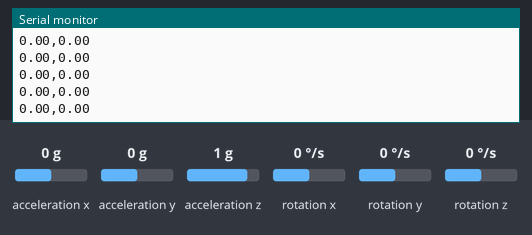
Bench run of a sketch on a simulated Arduino Uno, built with avr-gcc and run on an emulated ATmega328P. Parts: the last lines printed to the serial monitor. The test bench sets the inputs (shaded band); at power-on: acceleration x 0 g, acceleration y 0 g, acceleration z 1 g, rotation x 0 °/s, rotation y 0 °/s, rotation z 0 °/s.

Above: at 1.2 s.
1.3 s: acceleration x set to -1.4 g
At 2.4 s:
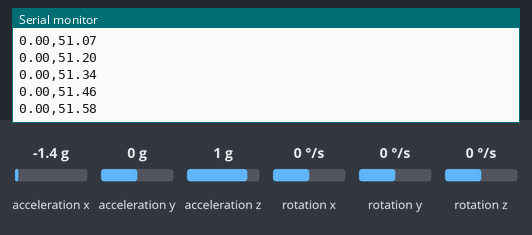
2.8 s: acceleration y set to -1.4 g
At 3.9 s:
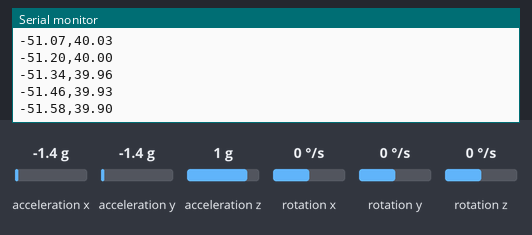
4.3 s: acceleration z set to -1.4 g
At 4.9 s:
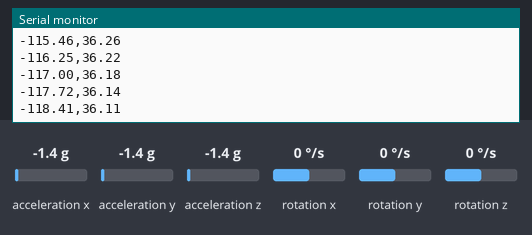
5.8 s: rotation x set to -192 °/s
At 6.9 s:
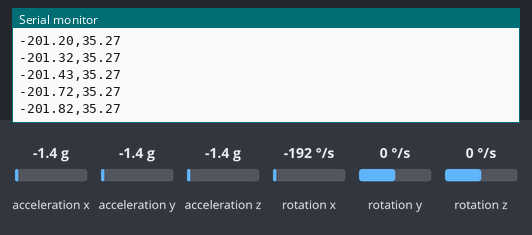
7.3 s: rotation y set to -192 °/s
At 8.0 s:
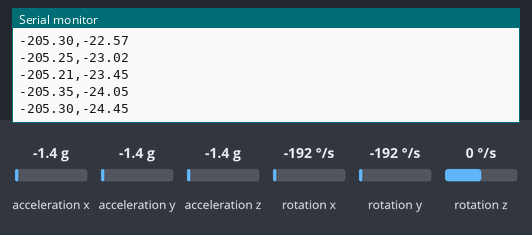
Timing chart, 0 to 9.8 s (numbered marks = the images above; inputs shaded):
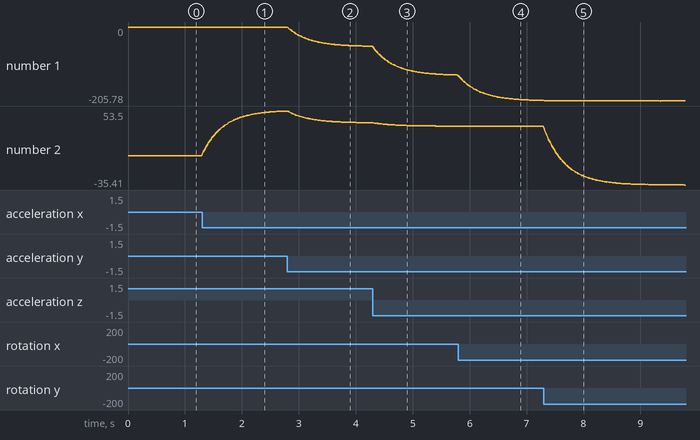

Measured:
- after the input at 1.3 s, the serial monitor: prints a new line at once (image 1)
- plotted number 2: 0 → 53.5 after the input at 1.3 s

The sketch:

mpu.ino
```cpp
#include <Wire.h>
#include <MPU6050.h>

MPU6050 mpu;
unsigned long last_time = 0;
float roll = 0, pitch = 0;

void setup() {
  Serial.begin(250000);
  Wire.begin();

  mpu.initialize();

  if (!mpu.testConnection()) {
    Serial.println("MPU6050 connection failed");
    while(1);
  }

  Serial.println("MPU6050 initialized");
}

void loop() {
  int16_t ax, ay, az, gx, gy, gz;
  mpu.getMotion6(&ax, &ay, &az, &gx, &gy, &gz);

  // Normalizacja i obliczenia
  float accel_x = ax / 16384.0;
  float accel_y = ay / 16384.0;
  float accel_z = az / 16384.0;

  float acc_pitch = atan2(-accel_x, sqrt(accel_y*accel_y + accel_z*accel_z)) * 180/PI;
  float acc_roll = atan2(accel_y, accel_z) * 180/PI;

  unsigned long current_time = millis();
  float dt = (current_time - last_time) / 1000.0;
  last_time = current_time;

  float gyro_x = gx / 131.0;
  float gyro_y = gy / 131.0;

  float alpha = 0.96;
  pitch = alpha * (pitch + gyro_y * dt) + (1 - alpha) * acc_pitch;
  roll = alpha * (roll + gyro_x * dt) + (1 - alpha) * acc_roll;

  // Wysyłamy tylko wartości liczbowe oddzielone przecinkami
  Serial.print(roll);
  Serial.print(",");
  Serial.println(pitch);

  delay(10);
}
```
